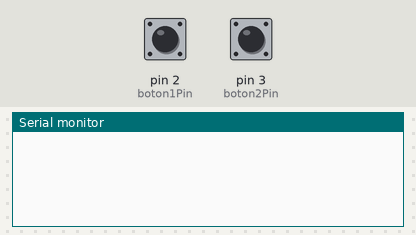
This sketch was run on a simulated Arduino Uno, built with avr-gcc and run on an emulated ATmega328P. Shown: the last lines printed to the serial monitor. The inputs (shaded band) are chosen by the test bench; at power-on: pin 2 (boton1Pin) HIGH, pin 3 (boton2Pin) HIGH.

Above: at 1.2 s.
1.3 s: pin 2 (boton1Pin) pulled LOW for 0.15 s
At 2.4 s:
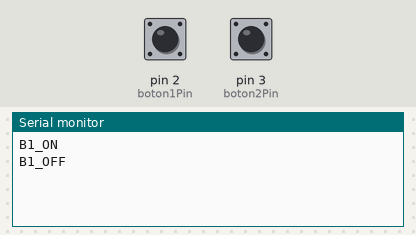
2.9 s: pin 3 (boton2Pin) pulled LOW for 0.15 s
At 3.03 s:
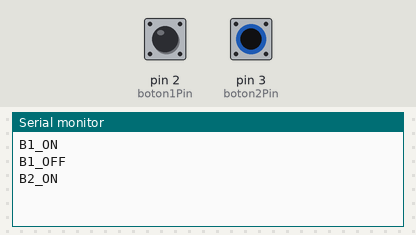

Measured:
- after the input at 1.3 s, the serial monitor: prints a new line at once (image 1)
- after the input at 2.9 s, the serial monitor: prints a new line at once (image 2)

The sketch:

arduino-processing.ino
```cpp
const int boton1Pin = 2;
const int boton2Pin = 3;

int ultimoEstadoBoton1 = HIGH;
int ultimoEstadoBoton2 = HIGH;

void setup() {
  pinMode(boton1Pin, INPUT_PULLUP);
  pinMode(boton2Pin, INPUT_PULLUP);
  Serial.begin(9600);
}

void loop() {
  int estadoBoton1 = digitalRead(boton1Pin);
  int estadoBoton2 = digitalRead(boton2Pin);

  if (estadoBoton1 != ultimoEstadoBoton1) {
    if (estadoBoton1 == LOW) {
      Serial.println("B1_ON");
    } else {
      Serial.println("B1_OFF");
    }
    ultimoEstadoBoton1 = estadoBoton1;
    delay(50);
  }

  if (estadoBoton2 != ultimoEstadoBoton2) {
    if (estadoBoton2 == LOW) {
      Serial.println("B2_ON");
    } else {
      Serial.println("B2_OFF");
    }
    ultimoEstadoBoton2 = estadoBoton2;
    delay(50);
  }
}
```
